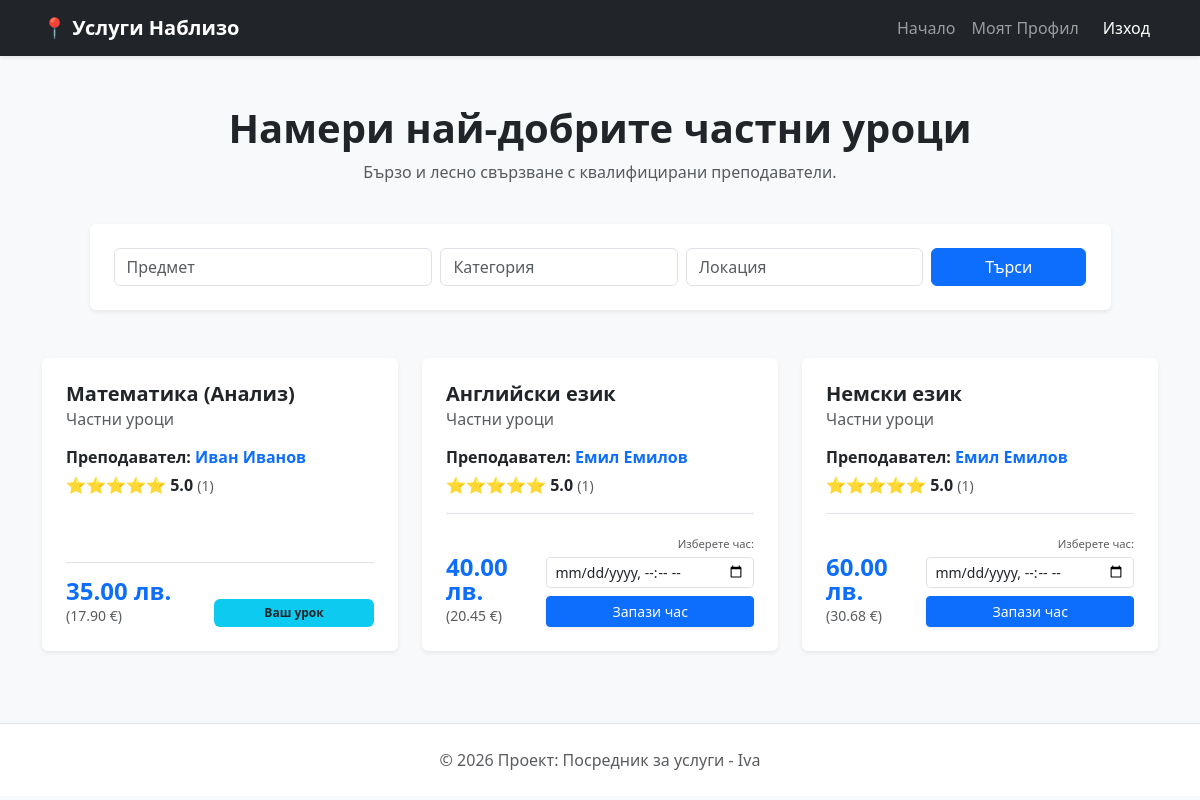
The page /search (signed in) on the database its author committed.
### app/models.py (models this page shows)
class Lesson(Base):
    __tablename__ = "lessons"
    id = Column(Integer, primary_key=True, index=True)
    subject = Column(String)
    category = Column(String)
    price = Column(Float)
    teacher_id = Column(Integer, ForeignKey("users.id"))
    teacher_name = Column(String)
    latitude = Column(Float)
    longitude = Column(Float)
    teacher = relationship("User", back_populates="lessons")

### app/main.py (the view)
@app.get("/search", response_class=HTMLResponse)
def search_web(
    request: Request,
    name: str = None,
    category: str = None,
    city: str = None,
    db: Session = Depends(get_db),
    current_user_id: str = Cookie(None)
):
    query = db.query(models.Lesson).join(models.User, models.Lesson.teacher_id == models.User.id)
    if name:
        query = query.filter(models.Lesson.subject.ilike(f"%{name}%"))
    if category:
        query = query.filter(models.Lesson.category == category)
    if city:
        search_city = f"%{city.strip()}%"
        query = query.filter(models.User.address.ilike(search_city))
    lessons = query.all()
    user = None
    if current_user_id:
        user = db.query(models.User).filter(models.User.id == int(current_user_id)).first()
    return templates.TemplateResponse("index.html", {
        "request": request,
        "lessons": lessons,
        "eur_rate": 1.95583,
        "user_id": user.id if user else None,
        "user_role": user.role if user else "guest",
        "username": user.username if user else None
    })

### templates/index.html (shortened to what this page needs)
<!DOCTYPE html>
<html lang="bg">
<head>
    <link href="https://cdn.jsdelivr.net/npm/bootstrap@5.3.0/dist/css/bootstrap.min.css" rel="stylesheet">
</head>
<body class="bg-light">
    <nav class="navbar navbar-expand-lg navbar-dark bg-dark mb-4 shadow-sm">
        <div class="container">
            <a class="navbar-brand fw-bold" href="/">📍 Услуги Наблизо</a>
            <div class="collapse navbar-collapse" id="navbarNav">
                <ul class="navbar-nav ms-auto">
                    <li class="nav-item"><a class="nav-link" href="/">Начало</a></li>
                    {% if user_id %}
                    <li class="nav-item"><a class="nav-link" href="/profile">Моят Профил</a></li>
                    <li class="nav-item"><a class="nav-link btn btn-outline-danger btn-sm text-white ms-2"
                            href="/logout">Изход</a></li>
                    {% else %}
                    <li class="nav-item"><a class="nav-link" href="/login">Вход</a></li>
                    <li class="nav-item"><a class="nav-link" href="/register">Регистрация</a></li>
                    {% endif %}
                </ul>
            </div>
        </div>
    </nav>
    <div class="container mt-5">
        <div class="row mb-4 text-center">
            <h1 class="fw-bold">Намери най-добрите частни уроци</h1>
            <p class="text-muted">Бързо и лесно свързване с квалифицирани преподаватели.</p>
        </div>
        <div class="row justify-content-center mb-5">
            <div class="col-md-11">
                <div class="card p-4 shadow-sm border-0">
                    <form action="/search" method="get" class="row g-2">
                        <div class="col-md-4"><input type="text" name="name" class="form-control" placeholder="Предмет"></div>
                        <div class="col-md-3"><input type="text" name="category" class="form-control"
                                placeholder="Категория"></div>
                        <div class="col-md-3"><input type="text" name="city" class="form-control" placeholder="Локация"></div>
                        <div class="col-md-2"><button type="submit" class="btn btn-primary w-100">Търси</button></div>
                    </form>
                </div>
            </div>
        </div>
        <div class="row">
            {% for lesson in lessons %}
            <div class="col-md-4 mb-4">
                <div class="card h-100 shadow-sm service-card p-0 position-relative">
                    <div class="card-body d-flex flex-column p-4">
                        <h5 class="card-title fw-bold">{{ lesson.subject }}</h5>
                        <h6 class="card-subtitle mb-3 text-muted">{{ lesson.category }}</h6>
                        <p class="mb-1">
    <strong>Преподавател:</strong>
    <a href="/public-profile/{{ lesson.teacher_id }}" class="text-decoration-none fw-bold text-primary">
        {{ lesson.teacher_name }}
    </a>
</p>
<div class="mb-3">
    {% set reviews = lesson.teacher.reviews %}
    {% if reviews %}
        {% set total_rating = reviews | map(attribute='rating') | sum %}
        {% set avg_rating = (total_rating / reviews | count) | round(1) %}
        <span class="text-warning">
            {% for i in range(avg_rating | round | int) %}⭐{% endfor %}
        </span>
        <span class="fw-bold text-dark">{{ avg_rating }}</span>
        <span class="text-muted small">({{ reviews | count }})</span>
    {% else %}
        <span class="text-muted small italic">Все още няма оценки</span>
    {% endif %}
</div>
                        <div class="mt-auto pt-3 border-top">
                            <div class="d-flex justify-content-between align-items-end">
                                <div>
                                    <div class="price-text">{{ "%.2f"|format(lesson.price) }} лв.</div>
                                    <small class="text-muted">({{ "%.2f"|format(lesson.price / eur_rate) }} €)</small>
                                </div>
                                <div style="min-width: 160px;">
                                    {% if user_id %}
                                    {% if user_id == lesson.teacher_id %}
                                    <span class="badge bg-info text-dark w-100 p-2">Ваш урок</span>
                                    {% else %}
                                    <form action="/book-lesson/{{ lesson.id }}" method="post" class="text-end">
                                        <label class="small text-muted mb-1" style="font-size: 0.7rem;">Изберете
                                            час:</label>
                                        <input type="datetime-local" id="datePicker-{{ lesson.id }}"
                                            name="appointment_time" class="form-control form-control-sm mb-2" required>
                                        <button type="submit" class="btn btn-primary btn-sm w-100 shadow-sm">Запази
                                            час</button>
                                    </form>
                                    {% endif %}
                                    {% else %}
                                    <div class="text-end">
                                        <p class="text-muted mb-1" style="font-size: 0.7rem;">Влезте за резервация</p>
                                        <a href="/login"
                                            class="btn btn-outline-primary btn-sm w-100 rounded-pill">Вход</a>
                                    </div>
                                    {% endif %}
                                </div>
                            </div>
                        </div>
                    </div>
                </div>
            </div>
            {% endfor %}
        </div>
    </div>
    <footer class="text-center mt-5 py-4 text-muted border-top bg-white">
        © 2026 Проект: Посредник за услуги - Iva
    </footer>
</body>
</html>

### templates/index.html (style rules this page uses)
.service-card { transition: transform 0.2s; border: none; }
.price-text { color: #0d6efd; font-weight: bold; font-size: 1.5rem; line-height: 1; }

### rows shown on the page
Lesson: subject "Математика (Анализ)", category "Частни уроци", teacher_name "Иван Иванов", avg_rating "5.0", reviews "1", price "35.00", lesson.price/eur_rate "17.90", shows "Ваш урок"
Lesson: subject "Английски език", category "Частни уроци", teacher_name "Емил Емилов", avg_rating "5.0", reviews "1", price "40.00", lesson.price/eur_rate "20.45"
Lesson: subject "Немски език", category "Частни уроци", teacher_name "Емил Емилов", avg_rating "5.0", reviews "1", price "60.00", lesson.price/eur_rate "30.68"
